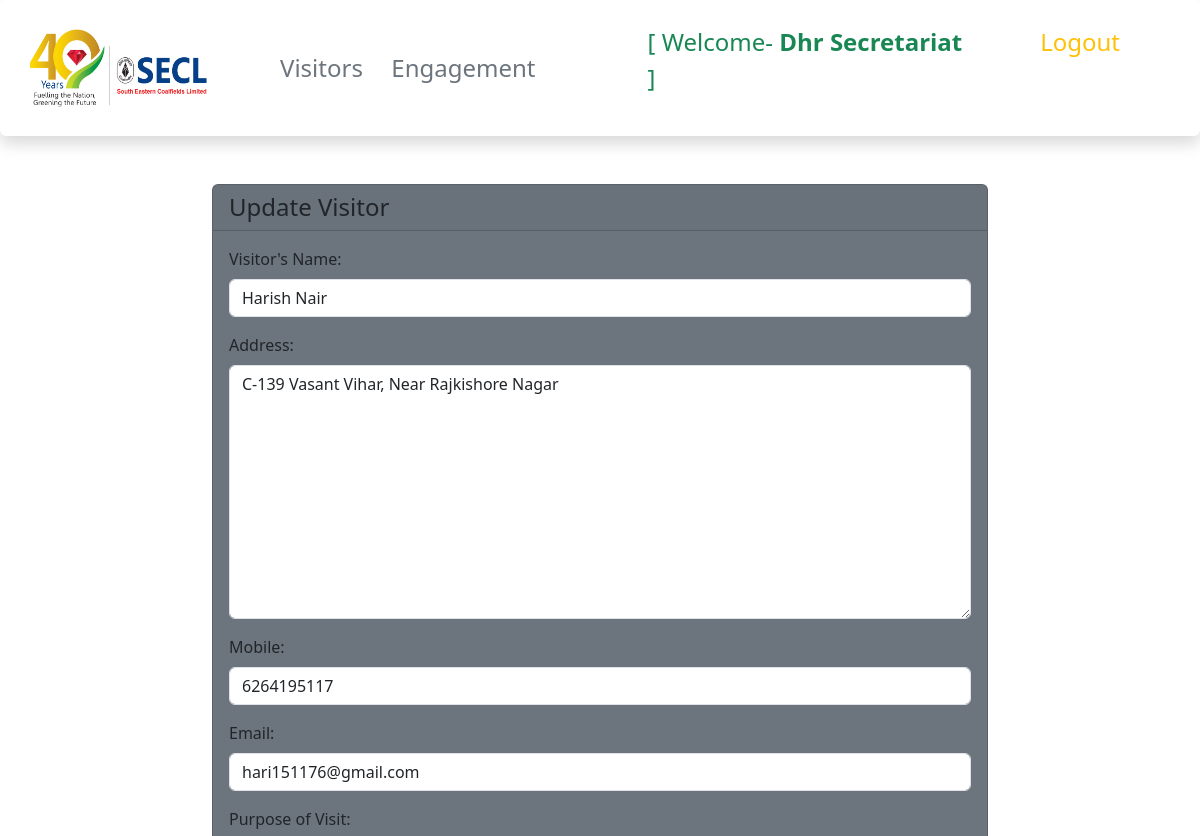
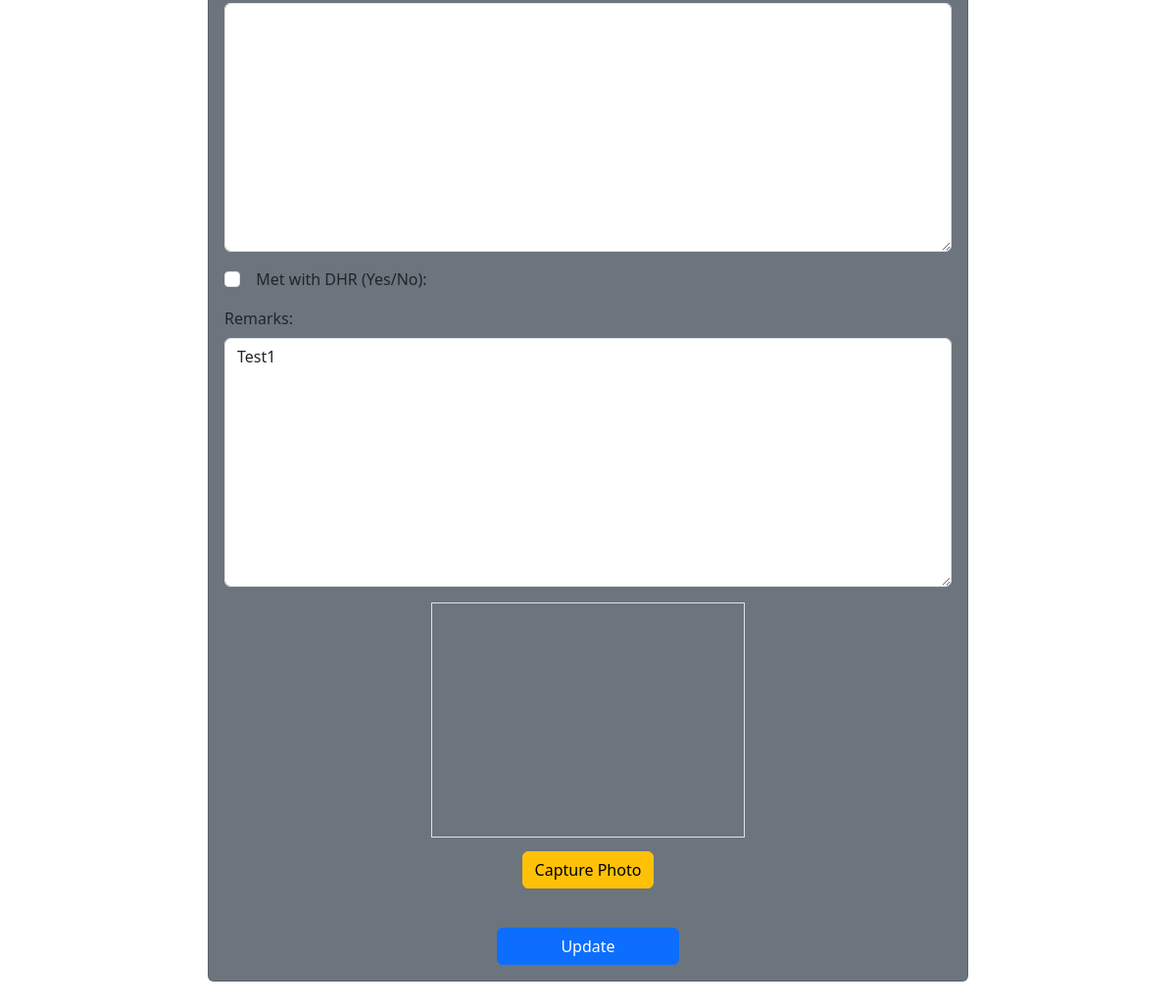
The app's page /visitor/update/62 (signed in) with its own data (2 pictures, top to bottom).
### visitor/models.py (models this page shows, shortened)
class Visitor(models.Model):
    vis_date= models.DateField(null=True, blank=True, verbose_name='Date:')
    vis_time= models.TimeField(null=True, blank=True ,verbose_name='Time:')
    vis_name= models.CharField(max_length=200, null=True, blank=True, verbose_name="Visitor's Name:")
    vis_address= models.TextField(null=True, blank=True, verbose_name='Address:')
    vis_mobile= models.PositiveBigIntegerField(null=True, blank=True, validators=[validate_mobile],verbose_name='Mobile:')
    vis_email= models.EmailField(null=True, blank=True, verbose_name='Email:')
    vis_reason= models.TextField(null=True, blank=True, verbose_name='Purpose of Visit:')
    vis_photo=models.ImageField(upload_to='visitor', null=True, blank=True, verbose_name='Photograph of Visitor:', default="../static/images/No_Image.jpg")
    vis_remarks=models.TextField(null=True, blank=True, verbose_name='Remarks:')
    vis_met=models.BooleanField(default=False, verbose_name='  Met with DHR (Yes/No):')
    vis_face_encoding = models.BinaryField(blank=True, null=True)
    vis_updated = models.DateTimeField(auto_now=True)
    vis_created = models.DateTimeField(auto_now_add=True)

### visitor/views.py (the view)
# urls.py: path('update/<str:pk>', views.visitor_update, name='visitor_update'),
@login_required
@csrf_exempt
def visitor_update(request,pk):
    visitor = get_object_or_404(Visitor,id=pk)
    form = VisitorForm(request.POST or None, request.FILES or None, instance=visitor)
    if request.method == 'POST' and form.is_valid():
        form.save()
        return redirect('visitor:visitor_table')
    context = {
        'form': form,
        }
    return render(request, 'visitor/visitor_update.html', context)

### visitor/forms.py
class VisitorForm(forms.ModelForm):
    class Meta:
        model = Visitor
        fields = ['vis_name','vis_address','vis_mobile',
                  'vis_email', 'vis_reason',
                  'vis_met','vis_remarks']
    def __init__(self, *args, **kwargs):
        super().__init__(*args, **kwargs)
        self.helper = FormHelper()
        self.helper.form_method = 'post'
        self.helper.add_input(Submit('submit', 'Submit'))

### visitor/templates/visitor/visitor_update.html (shortened to what this page needs)
{% extends 'base.html' %}
{% load static %}
{% load crispy_forms_tags %}
{% block content %}
<form id="visitorForm" method="POST" enctype="multipart/form-data">
    <div class="container mt-1" style="width:800px;">
        <div class="card bg-secondary fw-800">
            <h4 class="card-header">Update Visitor</h4>
            <div class="card-body">
                {{ form|crispy }}
                <div class="text-center mb-3">
                    <video id="video" width="320" height="240" autoplay class="border"></video><br>
                    <button type="button" class="btn btn-warning mt-2" onclick="capturePhoto()">Capture Photo</button>
                </div>
                <div class="text-center">
                    <a href="{% url 'visitor:visitor_table' %}">
                    <button type="submit" class="btn btn-primary mt-4 w-25">Update</button>
                    </a>
                </div>
            </div>
        </div>
    </div>
</form>
{% endblock content %}

### templates/nav.html (shortened to what this page needs)
{% load static %}
   <nav class="navbar navbar-expand-md .bg-light shadow p-3 mb-5 bg-body rounded">
                    <div class="container-fluid ms-0 pe-2 ">
                      <a class="navbar-brand img-fluid" href="{% url 'planner:home' %}" >
                         <img src="{% static '/images/logo_secl.png' %}" px-5 width="180px" height="80px" >
                      </a>
                      <div class="collapse navbar-collapse" id="navbarNav">
                        <ul class="navbar-nav align-items-baseline justify-content-evenly px-5 ">
                          <li class="nav-item ">
                            <a class="nav-link hovercolor fs-4 text-secondary" aria-current="page" href="{% url 'visitor:visitor_table' %}">Visitors</a>
                          </li>
                          <li class="nav-item ">
                            <a class="nav-link hovercolor fs-4 text-secondary" href="{% url 'planner:planner_table' %}">&nbsp;&nbsp;Engagement</a>
                          </li>
                        </ul>
                      </div>
                    {% if user.is_authenticated %}
                      <div>
                        <ul class="navbar-nav align-items-baseline justify-content-evenly px-5 ">
                          <li class="nav-item ">
                            <p class="nav-link fs-4 text-success me-5" aria-current="page">[ Welcome- <strong> {{ request.user.get_full_name  | title }} </strong>]</p>
                          </li>
                          <li>
                              <form action="{% url 'users:logout' %}" method="post">
                                  <button type="submit" class="nav-link hovercolor fs-4 text-warning" aria-current="page">Logout</button>
                              </form>
                          </li>
                        </ul>
                      </div>
                    {% endif %}
                    </div>
  </nav>

### records on screen
Visitor: vis_name "Harish Nair", vis_address "C-139 Vasant Vihar, Near Rajkishore Nagar", vis_mobile "6264195117", vis_email "hari151176@gmail.com", vis_remarks "Test1"

### other values on screen
{{ request.user.get_full_name  | title }} "Dhr Secretariat"
